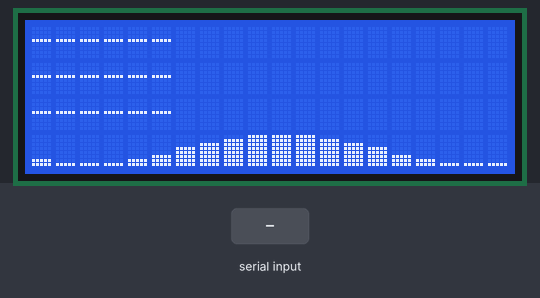
Bench run of a sketch on a simulated Arduino Mega 2560, built with avr-gcc and run on an emulated ATmega2560. Parts: 20×4 character LCD. The test bench sets the inputs (shaded band). What the sketch prints to the serial monitor is not drawn.

Above: at 1.3 s.
1.4 s: "90,45\n" received over the second serial link
At 1.47 s:
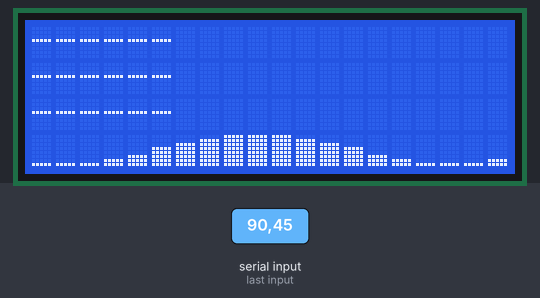
3.2 s: "3\n" received over the second serial link
At 4.19 s:
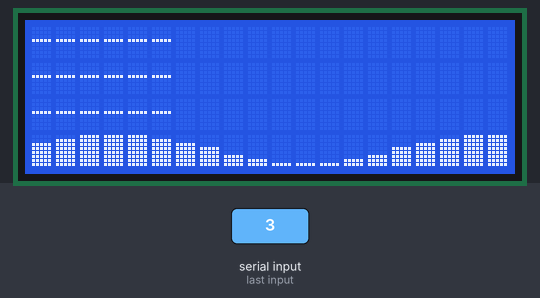
4.7 s: "T90\n" received over the second serial link
At 5.19 s:
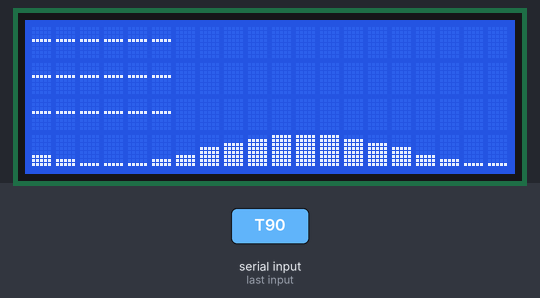

The sketch:

mega_clock.ino
```cpp
// Mega side: shows the time on a 20x4 I2C LCD, in binary:
//   row 1: hours   (e.g. 8  -> 001000)
//   row 2: minutes (e.g. 30 -> 011110)
//   row 3: seconds
//   row 4: a scrolling wave animation
// Gets the time from the ESP8266 (on Serial3) every second. If there is no
// WiFi (or the ESP stops talking), it keeps counting on its own, one second
// per second, until good time arrives again.

#include <Wire.h>
#include <LiquidCrystal_I2C.h>

const int LCD_COLS = 20;
const int LCD_ROWS = 4;
LiquidCrystal_I2C lcd(0x27, LCD_COLS, LCD_ROWS);  // change 0x27 if your display differs

int hh = 0, mm = 0, ss = 0;
bool haveTime = false;      // true once we have received the time at least once
bool online = false;        // true while the ESP reports WiFi + valid time
unsigned long lastTick = 0;     // last time we advanced the local clock
unsigned long lastGoodMsg = 0;  // last time we got a valid time from the ESP

// Set to true to print what's happening to the USB Serial Monitor (115200 baud).
// Needs DIP switches 1, 2, 3, 4 ON so you can see it while the ESP is connected.
const bool DEBUG = true;

char line[32];
byte lineLen = 0;

// Prints one LCD row: the number in binary, padded to 6 digits, or "------" if
// we don't know the time yet. The rest of the row is blanked out.
void printBinaryRow(int row, int value) {
  char buf[LCD_COLS + 1];
  int len = 0;
  for (int bit = 5; bit >= 0; bit--) {    // always 6 digits (63 is the biggest value)
    buf[len++] = !haveTime ? '-' : (value & (1 << bit)) ? '1' : '0';
  }
  while (len < LCD_COLS) buf[len++] = ' ';
  buf[len] = '\0';
  lcd.setCursor(0, row);
  lcd.print(buf);
}

void showTime() {
  printBinaryRow(0, hh);
  printBinaryRow(1, mm);
  printBinaryRow(2, ss);
}

// ---- Wave animation (bottom row) ----
// 8 custom characters: bars of height 1..8 pixels.
void makeWaveChars() {
  for (byte level = 0; level < 8; level++) {
    byte bars[8];
    for (byte r = 0; r < 8; r++) bars[r] = (r >= 7 - level) ? 0x1F : 0x00;
    lcd.createChar(level, bars);
  }
}

// One full sine cycle, as bar heights 0..7 (16 steps).
const byte WAVE[16] = {4, 5, 6, 7, 7, 7, 6, 5, 4, 2, 1, 0, 0, 0, 1, 2};
byte wavePhase = 0;
unsigned long lastWave = 0;
const unsigned long WAVE_MS = 120;  // lower = faster wave

void drawWave() {
  lcd.setCursor(0, 3);
  for (int col = 0; col < LCD_COLS; col++) {
    lcd.write((uint8_t)WAVE[(col + wavePhase) % 16]);
  }
  wavePhase = (wavePhase + 1) % 16;
}

void addOneSecond() {
  if (++ss >= 60) { ss = 0;
    if (++mm >= 60) { mm = 0;
      if (++hh >= 24) hh = 0;
    }
  }
}

void handleLine(const char* s) {
  if (DEBUG) { Serial.print("ESP says: "); Serial.println(s); }
  int h, m, sec;
  if (s[0] == 'T' && sscanf(s, "T %d:%d:%d", &h, &m, &sec) == 3 &&
      h >= 0 && h < 24 && m >= 0 && m < 60 && sec >= 0 && sec < 60) {
    hh = h; mm = m; ss = sec;
    haveTime = true;
    online = true;
    lastGoodMsg = millis();
    lastTick = millis();  // restart the local 1 s count from this fresh time
    showTime();
  } else if (s[0] == 'N' && s[1] == '\0') {
    online = false;
  }
  // anything else (ESP boot noise etc.) is ignored
}

void readEsp() {
  while (Serial3.available()) {
    char c = Serial3.read();
    if (c == '\n' || c == '\r') {
      if (lineLen > 0) {
        line[lineLen] = '\0';
        handleLine(line);
        lineLen = 0;
      }
    } else if (lineLen < sizeof(line) - 1) {
      line[lineLen++] = c;
    } else {
      lineLen = 0;  // garbage / too long, drop it
    }
  }
}

void setup() {
  if (DEBUG) {
    Serial.begin(115200);
    Serial.println("Mega started");  // if this repeats, the Mega keeps resetting
  }
  Serial3.begin(115200);  // link to the ESP8266
  lcd.init();
  lcd.backlight();
  makeWaveChars();
  showTime();
  drawWave();
  lastTick = millis();
}

void loop() {
  readEsp();

  // If the ESP hasn't sent a good time for 3 s, treat it as offline.
  if (online && millis() - lastGoodMsg > 3000) online = false;

  // Every second: if we're not getting time from WiFi, count it ourselves.
  if (millis() - lastTick >= 1000) {
    lastTick += 1000;
    if (!online && haveTime) addOneSecond();
    showTime();
  }

  if (millis() - lastWave >= WAVE_MS) {
    lastWave = millis();
    drawWave();
  }
}
```
